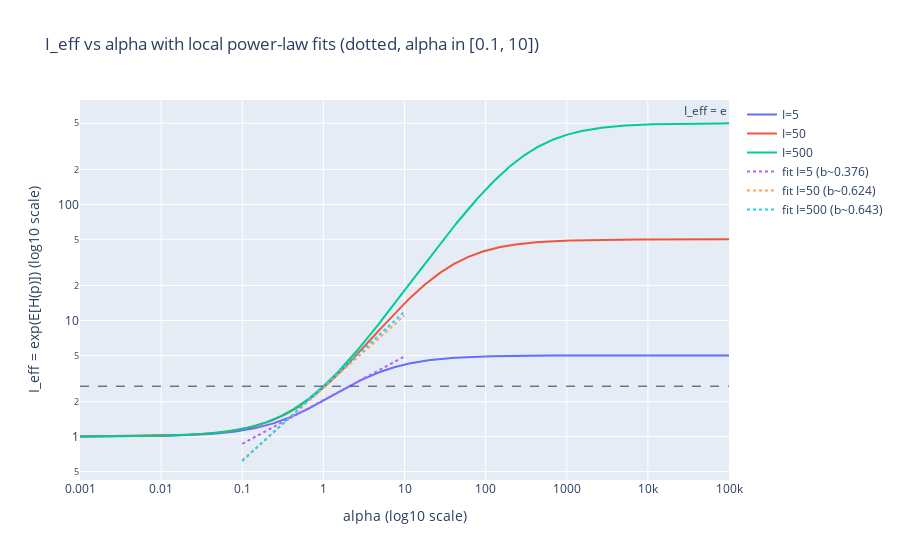

Source (notebook cell):
### Code cell
import plotly.graph_objects as go

Is = [5, 50, 500]
alpha_full = np.logspace(-3, 5, 800)  # wide range for context
alpha_seg = np.logspace(-1, 1, 200)  # [0.1, 10] for dotted fits

fig = go.Figure()
for I in Is:
    y = np.asarray(
        [expected_active_components(a, I) for a in alpha_full], dtype=float
    )
    fig.add_trace(
        go.Scatter(
            x=np.asarray(alpha_full, dtype=float),
            y=y,
            mode="lines",
            name=f"I={I}",
        )
    )

# Horizontal line at I_eff = e
fig.add_hline(
    y=float(np.e),
    line_dash="dash",
    line_width=1,
    annotation_text="I_eff = e",
)

# Overlay regressed local power-law fits
for I in Is:
    a_star = float(solve_for_alpha(I))
    b_loc = float(b_elasticity(a_star, I))
    y_reg = np.asarray(np.e * (alpha_seg / a_star) ** b_loc, dtype=float)
    fig.add_trace(
        go.Scatter(
            x=np.asarray(alpha_seg, dtype=float),
            y=y_reg,
            mode="lines",
            line=dict(dash="dot", width=2),
            name=f"fit I={I} (b~{b_loc:.3f})",
        )
    )

# Annotate saturation trend for large I
fig.add_annotation(
    text="--> I",
    x=1e4,
    y=500,
    xref="x",
    yref="y",
    ax=-40,
    ay=-30,
    showarrow=True,
    arrowhead=2,
)

fig.update_xaxes(
    type="log",
    title="alpha (log10 scale)",
    showgrid=True,
)
fig.update_yaxes(
    type="log",
    title="I_eff = exp(E[H(p)]) (log10 scale)",
    showgrid=True,
)
fig.update_layout(
    title="I_eff vs alpha with local power-law fits (dotted, alpha in [0.1, 10])",
    legend=dict(traceorder="normal"),
)
fig.show()

### Figure 1 — Plotly figure (JSON) as saved in the notebook; plotly's stock layout.template omitted (floating-point values rounded to 4 significant figures; data arrays with more than 128 entries replaced by an {"elided": "..."} marker saying what was removed)
{"data": [{"mode": "lines", "name": "I=5", "type": "scatter", "x": {"elided": "800 float values"}, "y": {"elided": "800 float values"}}, {"mode": "lines", "name": "I=50", "type": "scatter", "x": {"elided": "800 float values"}, "y": {"elided": "800 float values"}}, {"mode": "lines", "name": "I=500", "type": "scatter", "x": {"elided": "800 float values"}, "y": {"elided": "800 float values"}}, {"line": {"dash": "dot", "width": 2}, "mode": "lines", "name": "fit I=5 (b~0.376)", "type": "scatter", "x": {"elided": "200 float values"}, "y": {"elided": "200 float values"}}, {"line": {"dash": "dot", "width": 2}, "mode": "lines", "name": "fit I=50 (b~0.624)", "type": "scatter", "x": {"elided": "200 float values"}, "y": {"elided": "200 float values"}}, {"line": {"dash": "dot", "width": 2}, "mode": "lines", "name": "fit I=500 (b~0.643)", "type": "scatter", "x": {"elided": "200 float values"}, "y": {"elided": "200 float values"}}], "layout": {"annotations": [{"showarrow": false, "text": "I_eff = e", "x": 1, "xanchor": "right", "xref": "x domain", "y": 2.718, "yanchor": "bottom", "yref": "y"}, {"arrowhead": 2, "ax": -40, "ay": -30, "showarrow": true, "text": "--> I", "x": 10000, "xref": "x", "y": 500, "yref": "y"}], "legend": {"traceorder": "normal"}, "shapes": [{"line": {"dash": "dash", "width": 1}, "type": "line", "x0": 0, "x1": 1, "xref": "x domain", "y0": 2.718, "y1": 2.718, "yref": "y"}], "title": {"text": "I_eff vs alpha with local power-law fits (dotted, alpha in [0.1, 10])"}, "xaxis": {"showgrid": true, "title": {"text": "alpha (log10 scale)"}, "type": "log"}, "yaxis": {"showgrid": true, "title": {"text": "I_eff = exp(E[H(p)]) (log10 scale)"}, "type": "log"}}}
